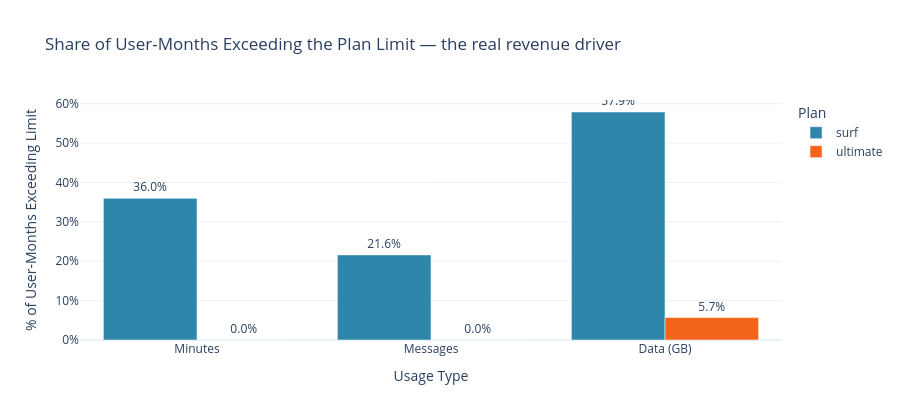

The cell this chart's notebook holds for it:
### Markdown cell above
### D. Plan Limit Overage Analysis

### Code cell
overage_records = []
for plan in PLAN_ORDER:
    sub = user_activity[user_activity['plan'] == plan]
    inc_min = plans.loc[plans['plan'] == plan, 'minutes_included'].iloc[0]
    inc_msg = plans.loc[plans['plan'] == plan, 'messages_included'].iloc[0]
    inc_gb = plans.loc[plans['plan'] == plan, 'gb_per_month_included'].iloc[0]
    overage_records.append({'plan': plan, 'metric': 'Minutes', 'pct_exceeding': (sub['minutes_used'] > inc_min).mean() * 100})
    overage_records.append({'plan': plan, 'metric': 'Messages', 'pct_exceeding': (sub['message_count'] > inc_msg).mean() * 100})
    overage_records.append({'plan': plan, 'metric': 'Data (GB)', 'pct_exceeding': (sub['gb_used'] > inc_gb).mean() * 100})

overage_df = pd.DataFrame(overage_records)

overage_fig = px.bar(
    overage_df, x='metric', y='pct_exceeding', color='plan', barmode='group',
    title='Share of User-Months Exceeding the Plan Limit \u2014 the real revenue driver',
    labels={'pct_exceeding': '% of User-Months Exceeding Limit', 'metric': 'Usage Type', 'plan': 'Plan'},
    color_discrete_map=PLAN_COLORS, category_orders={'plan': PLAN_ORDER},
    text=overage_df['pct_exceeding'].round(1).astype(str) + '%',
)
overage_fig.update_traces(textposition='outside')
overage_fig.update_layout(height=420, yaxis_ticksuffix='%')
overage_fig

### Figure 1 — Plotly figure (JSON) as saved in the notebook; plotly's stock layout.template omitted (floating-point values rounded to 4 significant figures)
{"data": [{"alignmentgroup": "True", "hovertemplate": "Plan=surf<br>Usage Type=%{x}<br>% of User-Months Exceeding Limit=%{y}<br>text=%{text}<extra></extra>", "legendgroup": "surf", "marker": {"color": "#2E86AB", "pattern": {"shape": ""}}, "name": "surf", "offsetgroup": "surf", "orientation": "v", "showlegend": true, "text": ["36.0%", "21.6%", "57.9%"], "textposition": "outside", "type": "bar", "x": ["Minutes", "Messages", "Data (GB)"], "xaxis": "x", "y": [35.98, 21.61, 57.91], "yaxis": "y"}, {"alignmentgroup": "True", "hovertemplate": "Plan=ultimate<br>Usage Type=%{x}<br>% of User-Months Exceeding Limit=%{y}<br>text=%{text}<extra></extra>", "legendgroup": "ultimate", "marker": {"color": "#F26419", "pattern": {"shape": ""}}, "name": "ultimate", "offsetgroup": "ultimate", "orientation": "v", "showlegend": true, "text": ["0.0%", "0.0%", "5.7%"], "textposition": "outside", "type": "bar", "x": ["Minutes", "Messages", "Data (GB)"], "xaxis": "x", "y": [0.0, 0.0, 5.694], "yaxis": "y"}], "layout": {"barmode": "group", "height": 420, "legend": {"title": {"text": "Plan"}, "tracegroupgap": 0}, "title": {"text": "Share of User-Months Exceeding the Plan Limit — the real revenue driver"}, "xaxis": {"anchor": "y", "domain": [0, 1], "title": {"text": "Usage Type"}}, "yaxis": {"anchor": "x", "domain": [0, 1], "ticksuffix": "%", "title": {"text": "% of User-Months Exceeding Limit"}}}}
